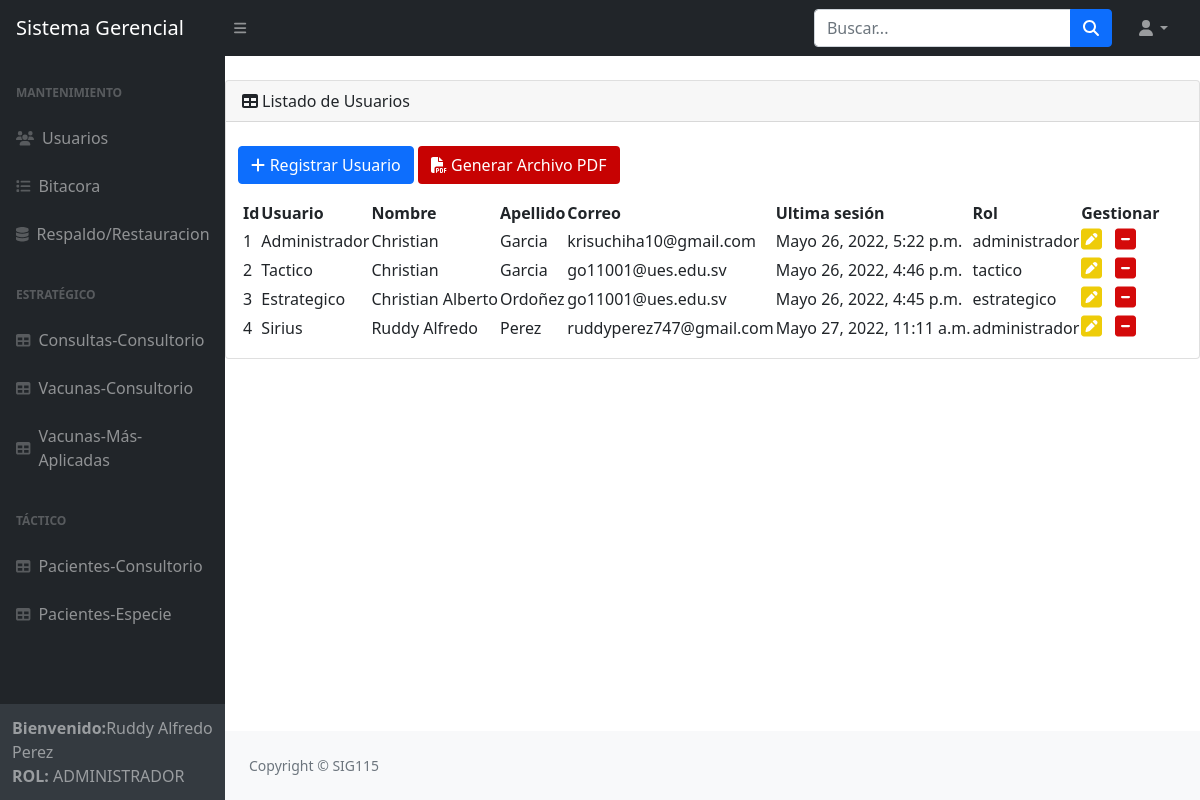
The app's page /usuario/listarUsuario (signed in), older data.
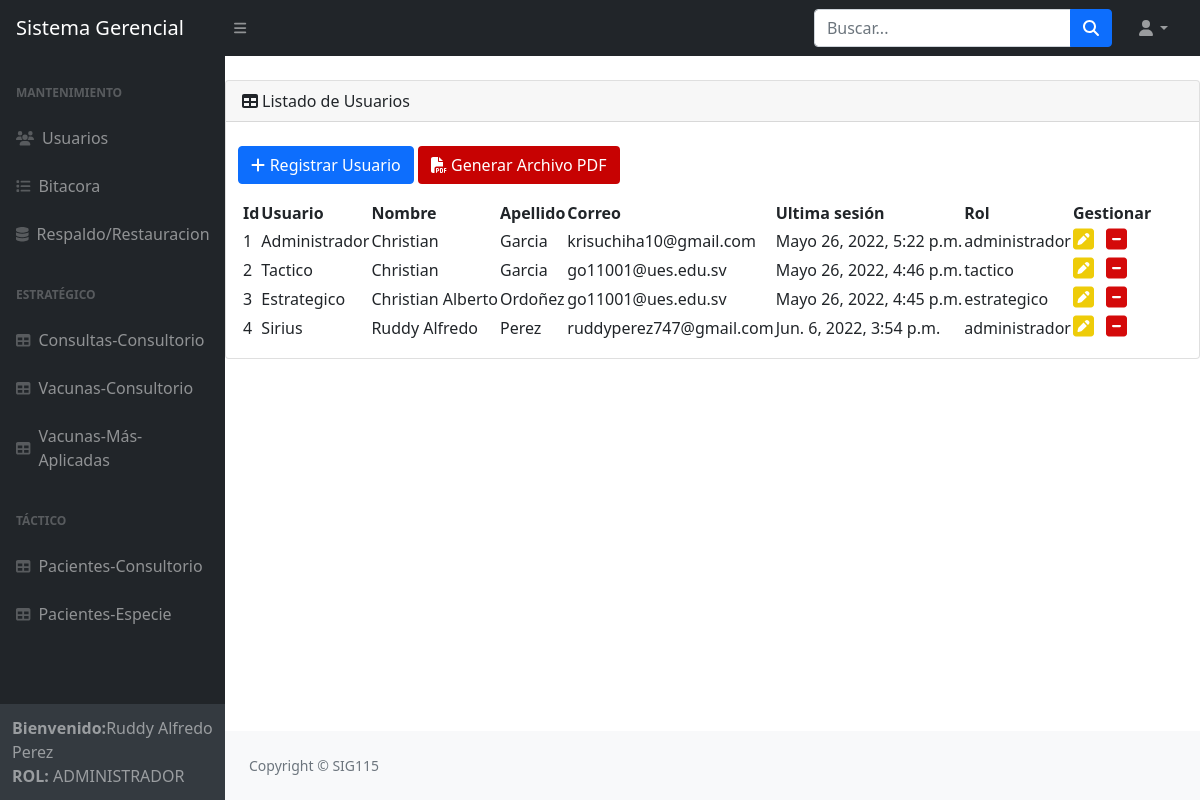
The same page, newer data.
### SistemaGerencial/models.py (models this page shows)
class User(AbstractUser):
    ROL = (('administrador','Administrador'),('estrategico', 'Estrategico'), ('tactico', 'Tactico'))
    rol = models.CharField(max_length=20, choices=ROL, blank=True, help_text='')

### SistemaGerencial/views.py (the view)
# urls.py: path('usuario/listarUsuario', listarUsuario, name="listarUsuario"),
def listarUsuario(request):
    usuarios = User.objects.all()
    data = {
        'usuarios': usuarios,
    }
    if request.user is not None and request.user.is_superuser == 1 or request.user.rol == 'administrador':
        return render(request, 'usuario/listarUsuario.html', data)
    else:
        return render(request, 'usuario/401.html')

### SistemaGerencial/templates/usuario/listarUsuario.html (shortened to what this page needs)
{% extends 'base.html' %}
{% load static %}
{% block content %}
    <div class="container-fluid px-4">
    </div>
        <div class="card mb-4">
            <div class="card-header">
                <i class="fas fa-table me-1"></i>Listado de Usuarios
            </div>&nbsp;
            <div class="d-flex justify-content start">&nbsp;&nbsp;&nbsp;
                <a class="btn btn-primary" href="{% url 'registrarUsuario' %}" ><i class="fa fa-plus" aria-hidden="true"></i> Registrar Usuario</a>&nbsp;
                <a href="{% url 'reporte_Usuarios' %}" class="btn" style="color:white; background-color:rgb(199, 2, 2)"><i class="fa fa-file-pdf" aria-hidden="true"></i>  Generar Archivo PDF</a>
            </div>
            <div class="card-body">
                <table id="datatablesSimple">
                    <thead>
                        <tr>
                            <th>Id</th>
                            <th>Usuario</th>
                            <th>Nombre</th>
                            <th>Apellido</th>
                            <th>Correo</th>
                            <th>Ultima sesión</th>
                            <th>Rol</th>
                            <th>Gestionar</th>
                        </tr>
                    </thead>
                    <tbody>
                        {% for usuario in usuarios %}
                        <tr>
                            <td>{{ usuario.id }}</td>
                            <td>{{ usuario.username }}</td>
                            <td>{{ usuario.first_name }}</td>
                            <td>{{ usuario.last_name }}</td>
                            <td>{{ usuario.email }}</td>
                            <td>{{ usuario.last_login }}</td>
                            <td>{{ usuario.rol }}</td>
                            <td> <a href="{% url 'editarUsuario' usuario.id %}"><i class="fa fa-pencil-square fa-2x" aria-hidden="true" style="font-size:24px;color:rgb(238, 204, 9);text-shadow:2px 2px 4px #000000;"></i></a>&nbsp;&nbsp;
                                <a href="#" onclick="eliminarUsuario({{ usuario.id }})"><i class="fa fa-minus-square fa-2x" aria-hidden="true" style="font-size:24px;color:rgb(212, 10, 10);text-shadow:2px 2px 4px #000000;"></i></a>
                            </td>
                        </tr>
                        {%endfor%}
                    </tbody>
                </table>
            </div>
        </div>
{% endblock content%}

### SistemaGerencial/templates/base.html (shortened to what the changed rows need)
<!DOCTYPE html>
<html lang="en">
    <head>
        <link href="https://cdn.jsdelivr.net/npm/simple-datatables@latest/dist/style.css" rel="stylesheet" />
        {% load static %}
		<link rel="stylesheet" href="{% static 'css/styles.css' %}">
    </head>
    <body class="sb-nav-fixed">
        <div id="layoutSidenav">
            <div id="layoutSidenav_nav">
                <nav class="sb-sidenav accordion sb-sidenav-dark" id="sidenavAccordion">
                    <div class="sb-sidenav-footer">
                        {% if request.user.is_authenticated %}
                        <div><strong>Bienvenido:</strong>{{user.first_name}} {{user.last_name}}</div>
                            <div><strong>ROL: </strong>{{user.rol.upper}} </div>
                    </div>
			            {% endif %}
                </nav>
            </div>
            <div id="layoutSidenav_content">
                {% block content %}{% endblock content%}
            </div>
        </div>
    </body>
</html>

Row changes from the older to the newer data that the page shows:
changed User "Sirius": last_login "Mayo 27, 2022, 11:11 a.m." → "Jun. 6, 2022, 3:54 p.m."
